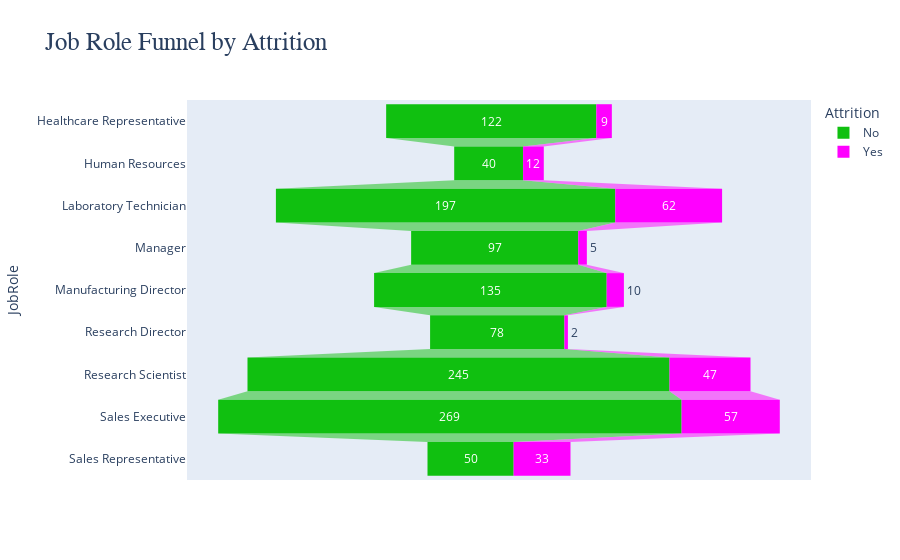

Notebook source saved alongside this figure:
### Code cell
# Calculate value counts for JobRole column
jobrole_attrition_counts = df.groupby(['JobRole', 'Attrition']).size().reset_index(name='Count')

# Define custom color scales for each category
colors = {'Yes': '#FF00FF', 'No': '#10C010'}

# Create funnel charts with the specified design
fig_jobrole_attrition = px.funnel(jobrole_attrition_counts, 
                                  x='Count', 
                                  y='JobRole', 
                                  color='Attrition',
                                  color_discrete_map=colors,
                                  title='Job Role Funnel by Attrition')

# Apply design changes
fig_jobrole_attrition.update_layout(
    title_font=dict(size=25, family='Verdana'))
fig_jobrole_attrition.show()

### Figure 1 — Plotly figure (JSON) as saved in the notebook; plotly's stock layout.template omitted (floating-point values rounded to 4 significant figures)
{"data": [{"hovertemplate": "Attrition=No<br>Count=%{x}<br>JobRole=%{y}<extra></extra>", "legendgroup": "No", "marker": {"color": "#10C010"}, "name": "No", "orientation": "h", "showlegend": true, "type": "funnel", "x": [122, 40, 197, 97, 135, 78, 245, 269, 50], "xaxis": "x", "y": ["Healthcare Representative", "Human Resources", "Laboratory Technician", "Manager", "Manufacturing Director", "Research Director", "Research Scientist", "Sales Executive", "Sales Representative"], "yaxis": "y"}, {"hovertemplate": "Attrition=Yes<br>Count=%{x}<br>JobRole=%{y}<extra></extra>", "legendgroup": "Yes", "marker": {"color": "#FF00FF"}, "name": "Yes", "orientation": "h", "showlegend": true, "type": "funnel", "x": [9, 12, 62, 5, 10, 2, 47, 57, 33], "xaxis": "x", "y": ["Healthcare Representative", "Human Resources", "Laboratory Technician", "Manager", "Manufacturing Director", "Research Director", "Research Scientist", "Sales Executive", "Sales Representative"], "yaxis": "y"}], "layout": {"legend": {"title": {"text": "Attrition"}, "tracegroupgap": 0}, "title": {"font": {"family": "Verdana", "size": 25}, "text": "Job Role Funnel by Attrition"}, "xaxis": {"anchor": "y", "domain": [0, 1], "title": {"text": "Count"}}, "yaxis": {"anchor": "x", "domain": [0, 1], "title": {"text": "JobRole"}}}}
